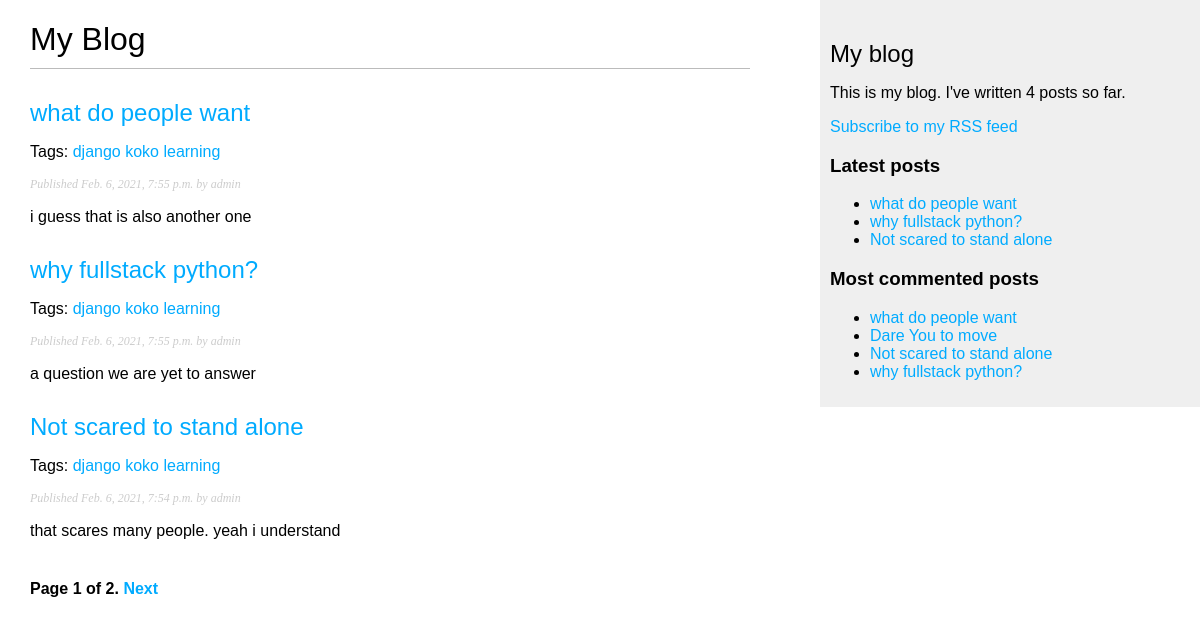
The page /blog/ on the database as committed earlier.
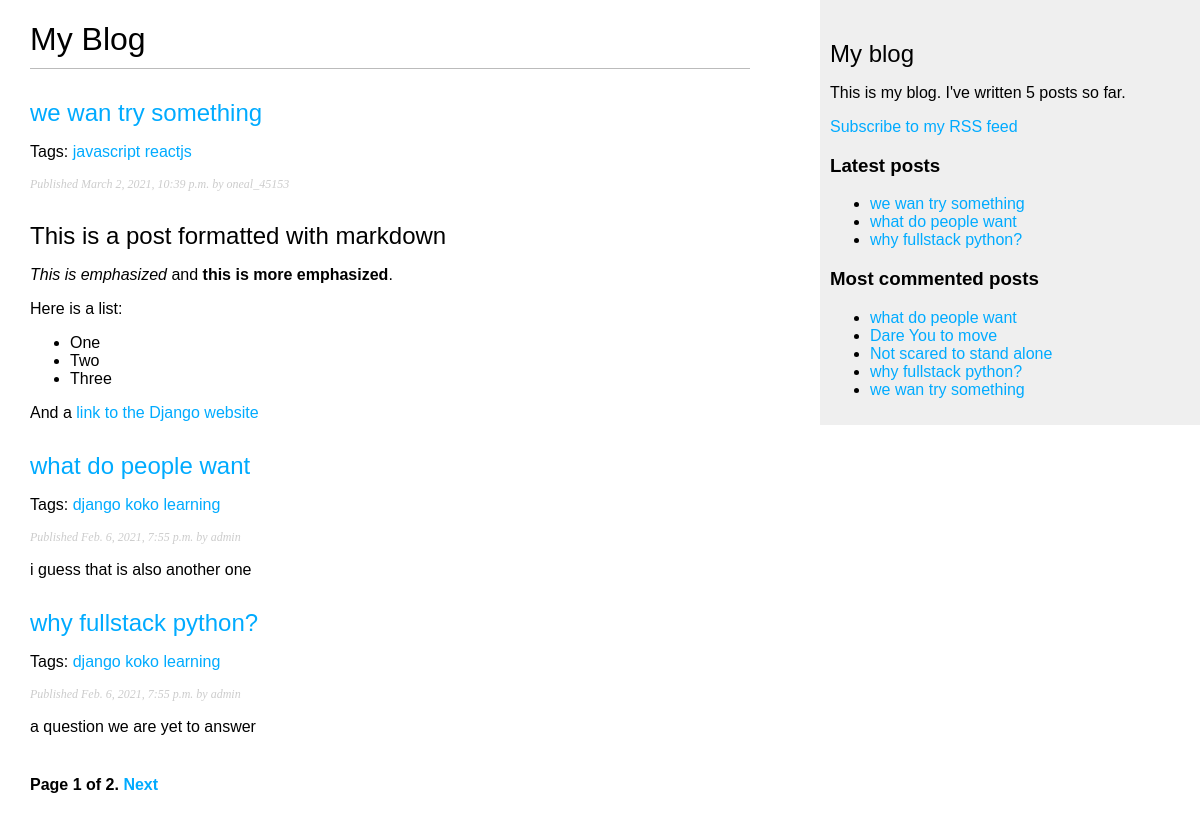
The same page on the database as committed later.
### blog/models.py (models this page shows, shortened)
class Post(models.Model):
    STATUS_CHOICES = (
        ('draft', 'Draft'),
        ('published', 'Published'),
    )
    title = models.CharField(max_length=250)
    slug = models.SlugField(max_length=250,
                            unique_for_date='publish')
    author = models.ForeignKey(User,
                               on_delete=models.CASCADE,
                               related_name='blog_posts')
    body = models.TextField()
    publish = models.DateTimeField(default=timezone.now)
    created = models.DateTimeField(auto_now_add=True)
    updated = models.DateTimeField(auto_now=True)
    status = models.CharField(max_length=10,
                              choices=STATUS_CHOICES,
                              default='draft')
    objects = models.Manager()  # The default manager.
    published = PublishedManager()  # Our custom manager.
    tags = TaggableManager()
    class Meta:
        ordering = ('-publish',)
    def get_absolute_url(self):
        return reverse("blog:post_detail", args=[self.publish.year,
                                                 self.publish.month,
                                                 self.publish.day, self.slug])

### blog/views.py (the view)
# urls.py: path('', views.post_list, name='post_list'),
def post_list(request, tag_slug=None):
    object_list = Post.published.all()
    tag = None
    if tag_slug:
        tag = get_object_or_404(Tag, slug=tag_slug)
        object_list = object_list.filter(tags__in=[tag])
    paginator = Paginator(object_list, 3)  # 3 posts in each page
    page = request.GET.get('page')
    try:
        posts = paginator.page(page)
    except PageNotAnInteger:
        posts = paginator.page(1)
    except EmptyPage:
        posts = paginator.page(paginator.num_pages)
    return render(request,
                  'blog/post/list.html',
                  {'page': page,
                   'posts': posts,
                   'tag': tag})

### blog/models.py (called while the page is built)
    def get_queryset(self):
        return super(PublishedManager,
                     self).get_queryset()\
            .filter(status='published')

### blog/templatetags/blog_tags.py (called while the page is built)
@register.simple_tag
def total_posts():
    return Post.published.count()

@register.inclusion_tag('blog/post/latest_posts.html')
def show_latest_posts(count=5):
    latest_posts = Post.published.order_by('-publish')[:count]
    return {'latest_posts': latest_posts}

@register.simple_tag
def get_most_commented_posts(count=5):
    return Post.published.annotate(
        total_comments=Count('comments')
    ).order_by('-total_comments')[:count]

@register.filter(name='markdown')
def markdown_format(text):
    return mark_safe(markdown.markdown(text))

### blog/templates/blog/post/list.html (shortened to what this page needs)
{% extends "blog/base.html" %}
{% load blog_tags %}
{% block content %}
  <h1>My Blog</h1>
  {% for post in posts %}
    <h2>
      <a href="{{ post.get_absolute_url }}">
        {{ post.title }}
      </a>
    </h2>
    <p class="tags">
      Tags:
      {% for tag in post.tags.all%}
        <a href="{% url "blog:post_list_by_tag" tag.slug %}">
          {{tag.name}}
        </a>
      {% endfor %}
    </p>
    <p class="date">
      Published {{ post.publish }} by {{ post.author }}
    </p>
    {{ post.body|markdown|truncatewords_html:30 }}
  {% endfor %}
  {% include "pagination.html" with page=posts %}
{% endblock %}

### blog/templates/blog/base.html (shortened to what this page needs)
{% load blog_tags %}
{% load static %}
<!DOCTYPE html>
<html>
<head>
  <link href="{% static "css/blog.css" %}" rel="stylesheet">
</head>
<body>
  <div id="content">
    {% block content %}
    {% endblock %}
  </div>
  <div id="sidebar">
    <h2>My blog</h2>
    <p>This is my blog. I've written {% total_posts %} posts so far.</p>
    <p>
      <a href="{% url "blog:post_feed" %}">Subscribe to my RSS feed</a>
    </p>
    <h3>Latest posts</h3>
    {% show_latest_posts 3 %}
    <h3>Most commented posts</h3>
    {% get_most_commented_posts as most_commented_posts %}
    <ul>
      {% for post in most_commented_posts %}
        <li>
          <a href="{{ post.get_absolute_url }}">{{ post.title }}</a>
        </li>
      {% endfor %}
    </ul>
  </div>
</body>
</html>

### blog/templates/pagination.html (shortened to what this page needs)
<div class="pagination">
  <span class="step-links">
    <span class="current">
      Page {{ page.number }} of {{ page.paginator.num_pages }}.
    </span>
    {% if page.has_next %}
    <a href="?page={{ page.next_page_number }}">Next</a>
    {% endif %}
  </span>
</div>

### blog/templates/blog/post/latest_posts.html
<ul>
  {% for post in latest_posts %}
    <li>
      <a href="{{ post.get_absolute_url }}">{{ post.title }}</a>
    </li>
  {% endfor %}
</ul>

### blog/static/css/blog.css (style rules this page uses)
body { margin: 0; padding: 0; font-family: helvetica, sans-serif; }
a { color: #00abff; text-decoration: none; }
h1 { font-weight: normal; border-bottom: 1px solid #bbb; padding: 0 0 10px 0; }
h2 { font-weight: normal; margin: 30px 0 0; }
#content { float: left; width: 60%; padding: 0 0 0 30px; }
#sidebar { float: right; width: 30%; padding: 10px; background: #efefef; height: 100%; }
p.date { color: #ccc; font-family: georgia, serif; font-size: 12px; font-style: italic; }
.pagination { margin: 40px 0; font-weight: bold; }

Rows that differ between the two databases and show on the page:
no longer on one of the page's lists (row unchanged): Post: title "Not scared to stand alone", publish "Feb. 6, 2021, 7:54 p.m.", author "admin", body "that scares many people. yeah i understand"
added Post: title "we wan try something", publish "March 2, 2021, 10:39 p.m.", author "oneal_45153", body "This is a post formatted with markdown This is emphasized and this is more emphasized . Here is a list: One Two Three And a link to the Django website"
added Tag: name "javascript", shown under "we wan try something"
added Tag: name "reactjs", shown under "we wan try something"
computed for Post "Not scared to stand alone": loses Tag (name "django"); loses Tag (name "koko"); loses Tag (name "learning")
Other text that changed with them:
text no longer shown: "4"
text now shown: "5"
